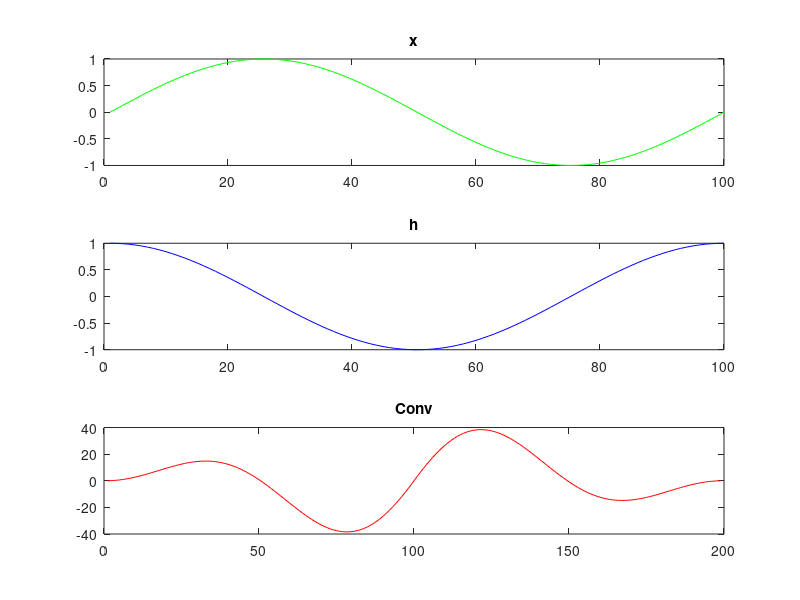

MATLAB code for this plot:
clear all;
clc;

period = linspace(0, 2 * pi);
x = sin(period);
h = cos(period);
% x = input('enter the first sequence');
l1 = length(x);
% h = input('enter the first sequence');
l2 = length(h);

m = l1 + l2 -1;

% z = conv(x,h)
z1 = zeros(1,m);
% disp(z);
xnull = [x,zeros(1,l2-1)];
% disp(xnull);
hnull = [h,zeros(1,l1-1)];
% disp(hnull);
for i = 1:m
    for j = 1:i
        z1(i) = z1(i) + xnull(j) * hnull(i-j+1);
    end
end

subplot(3,1,1);
plot(x,'-g');
title('x');
subplot(3,1,2);
plot(h,'-b');
title('h');
subplot(3,1,3);
plot(z1,'-r');
title('Conv');